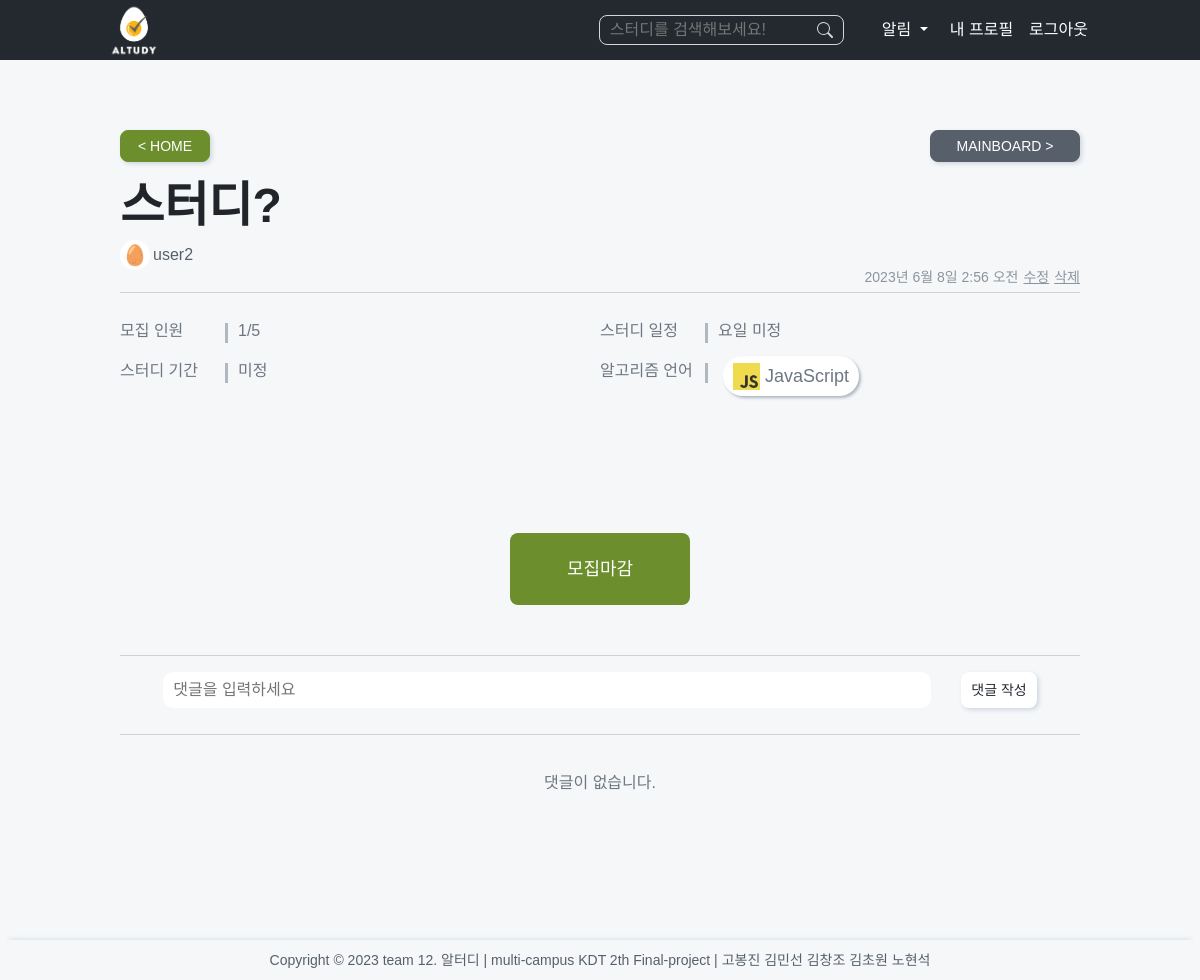
The page /studies/5/ (signed in) on the database its author committed.
### studies/models.py (models this page shows, shortened)
class Study(models.Model):
    user = models.ForeignKey(to=settings.AUTH_USER_MODEL, on_delete=models.CASCADE, related_name='lead_studies')
    title = models.CharField(max_length=20)
    description = models.TextField(blank=True, null=True)
    language = MultiSelectField(choices=LANGUAGE_CHOICES, blank=True)
    category = TaggableManager(blank=True)
    capacity = models.PositiveSmallIntegerField(default=5, validators=[
        MaxValueValidator(10),
        MinValueValidator(2),
    ])
    start_date = models.DateField(blank=True, null=True)
    end_date = models.DateField(blank=True, null=True)
    days = MultiSelectField(choices=STUDY_DAYS, blank=True)
    start_time = models.TimeField(blank=True, null=True)
    end_time = models.TimeField(blank=True, null=True)
    created_at = models.DateTimeField(auto_now_add=True)
    join_condition = models.PositiveSmallIntegerField(
        choices=[(1, '승인 필요'), (2, '바로 가입'), (3, '가입 불가'),],
        default=1
        )
    is_recruiting = models.PositiveSmallIntegerField(
        choices=[(1, '모집 중'), (2, '모집 마감'),],
        default=1
    )
    join_request = models.ManyToManyField(to=settings.AUTH_USER_MODEL, related_name='study_request', blank=True)
    studying_users = models.ManyToManyField(to=settings.AUTH_USER_MODEL, related_name='user_studies', through='Studying', blank=True)
    post_index = models.IntegerField('게시글 번호', default=1)

### accounts/models.py (models this page shows, shortened)
class User(AbstractUser):
    experience = models.PositiveIntegerField(default=0)
    def get_level(self):
        level = 0
        exp_thresholds = [0, 30, 90, 200, 500, 1000]
        for i, threshold in enumerate(exp_thresholds):
            if self.experience >= threshold:
                level = i
        return level
    def emoji(self):
        level = self.get_level()
        emoji = emoji_dict.get(level, '')
        return emoji

### studies/views.py (the view)
# urls.py: path('<int:study_pk>/', views.detail, name='detail'),
def detail(request, study_pk: int):
    study = get_object_or_404(Study, pk=study_pk)
    if study.studying_users.filter(pk=request.user.pk).exists():
        is_studying = 'joined'
    elif study.join_request.filter(pk=request.user.pk).exists():
        is_studying = 'join_request'
    else:
        is_studying = 'not_joined'
    comment_form = StudyCommentForm()
    comments = study.studycomment_set.all()
    context = {
        'study': study,
        'is_studying': is_studying,
        'LANGUAGE_CHOICES': LANGUAGE_CHOICES,
        'comments': comments,
        'comment_form': comment_form,
    }
    return render(request, 'studies/detail.html', context)

### studies/forms.py
class StudyCommentForm(forms.ModelForm):
    class Meta:
        model = StudyComment
        fields = ('content',)
        labels = {
        }
        widgets = {
            'content': forms.Textarea(attrs={
                'rows': '1',
                'placeholder': '댓글을 입력하세요',
                'class': 'comment-form',
                }),
        }

### studies/templatetags/studies_tags.py (called while the page is built)
@register.filter(name="alarm_exists")
def alarm_exists(me):
    studies = Study.objects.filter(user=me).prefetch_related('join_request')
    for study in studies:
        if study.join_request.exists():
            return True
    studyings = Studying.objects.filter(user=me).select_related('study')
    for studying in studyings:
        announcements = Announcement.objects.filter(
            study=studying.study,
            updated_at__gte=timezone.now() - timedelta(days=7),
            announcementread__is_read=False,
            announcementread__user=me,
            )
        if announcements.exists():
            return True
    return False

### studies/templates/studies/detail.html (shortened to what this page needs)
{% extends 'base.html' %} {% load static %} {% block style %}
<link
  rel="stylesheet"
  type="text/css"
  href="{% static 'CSS/studies/detail.css' %}"
/>
<link
  rel="stylesheet"
  type="text/css"
  href="{% static 'CSS/comment.css' %}"
/>
{% endblock style %}
{% block content %}
<main class="study__wrapper">
  <div style="display:flex; justify-content:space-between; align-items:center;">
    <a href="{% url 'main' %}" class="homebutton button-small">< HOME</a>
    {% if request.user in study.studying_users.all %}
    <a href="{% url 'studies:mainboard' study.pk %}"><p class="mainboardbutton button-small">MAINBOARD ></p></a>
    {% endif %}
  </div>
  <article>
    <div class="study__container">
      <div class="study__title">{{ study.title }}</div>
      <div class="study__userInfo">
        <div class="study__userInfo-badge">
          <p>{{ study.user.emoji }}</p>
        </div>
        <div class="study__userInfo-username">{{ study.user }}</div>
      </div>
      <div class="study__crudInfo">
        {{ study.created_at }}
        {% if request.user == study.user %}
        <a
          class="study__crudInfo-item"
          href="{% url 'studies:update' study.pk %}"
          >수정</a
        >
        <button
          type="button"
          data-bs-toggle="modal"
          data-bs-target="#deleteStudy"
          class="study__crudInfo-item"
        >
          삭제
        </button>
        {% endif %}
      </div>
      <hr />
      <div class="study__info">
        <div class="study__info-item">
          <div class="study__info-item-left">
            <div class="study__info-item-title">모집 인원</div>
            <div class="separator"></div>
          </div>
          <div class="study__info-item-right">
            {{study.studying_users.count}}/{{ study.capacity }}
          </div>
        </div>
        <div class="study__info-item">
          <div class="study__info-item-left">
            <div class="study__info-item-title">스터디 일정</div>
            <div class="separator"></div>
          </div>
          <div class="study__info-item-right study__info-margin-top">
            {% if study.days %}
            {% for day in study.days %}
            <div class="study__info-circle">{{ day }}</div>
            {% endfor %}
            {% else %}
            <div class="cancel-margintop">
              요일 미정
            </div>
            {% endif %}
          </div>
        </div>
        <div class="study__info-item">
          <div class="study__info-item-left">
            <div class="study__info-item-title">스터디 기간</div>
            <div class="separator"></div>
          </div>
          <div class="study__info-item-right">
            {% if study.start_date %}
              {% if study.end_date %}
                {{ study.start_date }} ~ {{ study.end_date }}
              {% else %}
                {{ study.start_date }} ~ 미정
              {% endif %}
            {% else %}
              {% if study.end_date %}
                미정 ~ {{ study.end_date }}
              {% else %}
                미정
              {% endif %}
            {% endif %}
          </div>
        </div>
        <div class="study__info-item">
          <div class="study__info-item-left">
            <div class="study__info-item-title">알고리즘 언어</div>
            <div class="separator"></div>
          </div>
          <div class="study__info-item-right study__info-margin-top">
            {% if study.language %}
              {% for language in study.language %}
              {% for lang_code, lang_name in LANGUAGE_CHOICES %}
              {% if lang_code == language %}
                <div class="study__info-circle custom-circle">
                  <div class="lauguage__container">
                    <img src="{% static 'IMAGE/hashlogo/'|add:lang_code|add:'.png' %}" alt="{{ lang_name }} 언어 로고">
                    <div>{{ lang_name }}</div>
                  </div>
                </div>
              {% endif %}
              {% endfor %}
              {% endfor %}
            {% else %}
              <div class="cancel-margintop">
                미정
              </div>
            {% endif %}
            </div>
        </div>
      </div>
      <div class="study__content">
        <div class="study__content-joinContainer">
          {% if is_studying == 'joined' %}
            {% if study.user == request.user %}
              {% if  study.is_recruiting == 2 %}
                <button class="button-large" disabled>모집 마감</button>
                <a href="{% url 'studies:mainboard' study.pk %}" ><button class="button-large">메인보드</button></a>
                {% else %}
                <form id="condition-form" method="post" action="{% url 'studies:condition' study.pk 3 %}">
                    <button type="button" class="button-large" onClick="javascript:isComfirmJoin()">모집마감</button>
                </form>
              {% endif %}
              {% else %}
              <form action="{% url 'studies:withdraw' study.pk %}" method="post">
                {% csrf_token %}
                <button type"submit" class="button-large expel-btn">스터디 탈퇴</button>
              </form>
              <a href="{% url 'studies:mainboard' study.pk %}" ><button class="button-large">메인보드</button></a>
            {% endif %}
          {% elif is_studying == 'join_request' %}
            <form action="{% url 'studies:cancel' study.pk %}" method="post">
              {% csrf_token %}
              <button class="button-large" disabled>참여 요청 중</button>
              <button type="submit" class="button-large">참여 취소</button>
            </form>
            {% endif %}
        </div>
      </div>
    </div>
  </article>
  <hr />
  <article>
    <form action="{% url 'studies:comment_create' study.pk %}" method="post" class="comment-create-form">
      {{ comment_form.content }}
      <button type="submit" class="comment-btn button-small">댓글 작성</button>
    </form>
    <hr>
  {% for comment in comments reversed %}
  <div class="comment">
    <div class="comment-container">
      <div class="comment-header">
        <div class="comment-header-top">
          <p class="comment-user">{{ comment.user.emoji_username }}</p>
          <div class="comment-user-ud__container">
              {% if comment.user == request.user %}
              <form action="" class="comment-update-form" data-study-id="{{ study.pk }}" data-comment-id="{{ comment.pk }}">
                <button class="comment-update-btn" >
                  <i class="bi bi-pencil-fill"></i>
                </button>
              </form>
              <form action="{% url 'studies:comment_delete' study.pk comment.pk %}" method="post" class="comment-delete-form">
                {% csrf_token %}
                <button type="submit" class="comment-delete-btn">
                  <i class="bi bi-x-circle"></i>
                </button>
              </form>
              {% endif %}
          </div>
          </div>
        <p class="comment-time">{{ comment.created_at_string }}</p>
      </div>
      <div class="comment-body">
        <p id="comment-content-{{ comment.pk }}">{{ comment.content }}</p>
      </div>
    </div>
  </div>
  {% empty %}
  <p class="comment-empty">댓글이 없습니다.</p>
  {% endfor %}
  </article>
</main>
{% endblock content %}

### static/CSS/common.css (style rules this page uses)
:root { --color-black: #1d1d1f; --color-white: #FFFFFF; --color-green: #6C8E2D; --color-lightgreen: #BBD885; --color-gray-1: #f5f7f9; --color-gray-2: #d0d7de; --color-gray-3: #afb8c1; --color-gray-4: #8c959f; --color-gray-5: #6e7781; --color-gray-6: #57606a; --color-gray-7: #24292F; --font-family: 'Nanum Gothic', sans-serif; --font-family: 'Noto Sans KR', sans-serif; --font-xlarge: 3rem; --font-large: 2.5rem; --font-medium: 1.5rem; --font-regular: 1.125rem; --font-small: 1rem; --font-micro: 0.875rem; --weight-bold: 700; --weight-semi-bold: 600; --weight-regular: 400; --border-radius-soft: 8px; --border-radius-hard: 10px; --animation-duration: 300ms; }
.button-small { display: flex; align-items: center; justify-content: center; background-color: var(--color-gray-6); color: var(--color-white); border: none; border-radius: var(--border-radius-soft); }
.button-large { background-color: var(--color-gray-6); color: var(--color-white); width: 10em; height: 4em; border: none; border-radius: var(--border-radius-soft); }

### static/CSS/base.css (style rules this page uses)
main { min-height: 100vh; }
body { width: 100vw; height: 100vh; background-color: var(--color-gray-1); font-family: var(--font-family); box-sizing: border-box; }
.button-small { background-color: var(--color-gray-1); color: var(--color-gray-7); font-size: var(--font-micro); box-shadow: 2px 2px 4px var(--color-gray-2); }

### static/CSS/studies/detail.css (style rules this page uses)
article { margin-bottom: 30px; }
.study__wrapper { width: 1024px; padding: 0 32px; margin: 50px auto 0; }
.study__title { font-size: var(--font-xlarge); font-weight: var(--weight-bold); margin-bottom: 10px; }
.study__info { display: flex; align-items: start; justify-content: space-between; margin-top: 30px; margin-bottom: 10px; flex-wrap: wrap; }
.study__info-item { display: flex; align-items: start; color: var(--color-gray-5); width: 50%; margin-bottom: 20px; }
.study__info-item-title { min-width: 100px; }
.study__info-item-left { display: flex; align-items: start; }
.study__info-item-right { display: flex; flex-wrap: wrap; align-items: center; }
.study__info-margin-top { transform: translate(0,-12px); }
.study__info-margin-top .cancel-margintop { transform: translate(0,+12px); }
.separator { width: 3px; height: 20px; background-color: var(--color-gray-3); margin-left: 5px; margin-right: 10px; }
.study__info-circle { width: 40px; height: 40px; border-radius: 50%; background-color: var(--color-white); margin-right: 4px; text-align: center; line-height: 40px; font-size: var(--font-regular); margin-bottom: 10px; box-shadow: 2px 2px 3px var(--color-gray-3); position: relative; }
.custom-circle { width: 100%; max-width: 150px; border-radius: 20px; margin: 5px; }
.study__info-circle img { width: 1.5em; height: 1.5em; margin-right: 5px; }
.lauguage__container { display: flex; align-items: center; justify-content: center; width: 100%; padding: 0 10px; }
.study__userInfo { display: flex; align-items: center; }
.study__userInfo-badge p { font-size: 20px; background-color: var(--color-white); border-radius: 50%; text-align: center; line-height: 30px; width: 30px; height: 30px; }
.study__userInfo-username { font-size: var(--font-small); color: var(--color-gray-6); margin-left: 3px; }
.study__crudInfo { margin-bottom: 1px; display: flex; justify-content: right; color: var(--color-gray-4); font-size: var(--font-micro); }
.study__crudInfo-item { background: inherit ; border:none; box-shadow:none; border-radius:0; padding:0; overflow:visible; cursor:pointer; color: var(--color-gray-4); text-decoration: underline; margin-left: 5px; }
.study__crudInfo + hr { margin-top: 8px; }
.study__content { font-size: var(--font-regular); color: var(--color-gray-7); margin-top: 100px; }
.study__content-joinContainer { display: flex; margin-top: 100px; margin-bottom: 50px; justify-content: center; }
.comment-form { resize: none; }
.comment-create-form { align-items: center; }
.homebutton { width: 90px; padding: 10px; margin: 20px 0; background-color: var(--color-green); color: var(--color-white); border: 1px solid var(--color-green); text-align: center; line-height: 10px; }
.mainboardbutton { width: 150px; padding: 10px; margin: 20px 0; background-color: var(--color-gray-6); color: var(--color-white); border: 1px solid var(--color-gray-6); text-align: center; line-height: 10px; }
.button-large { background-color: var(--color-green); }
.comment-btn { height: 36px; margin-bottom: 10px; padding: 5px 10px; background-color: var(--color-white); }
hr { color: var(--color-gray-6); }

### rows shown on the page
Study: title "스터디?", user.emoji "🥚", user "user2", created_at "2023년 6월 8일 2:56 오전", studying_users.count "1", capacity "5"

### other values the page prints
{{ lang_name }} "JavaScript"
